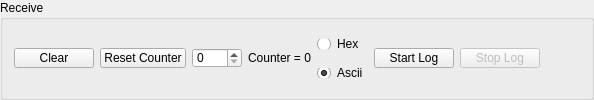
       <widget class="QGroupBox" name="gbReceive">
        <property name="title">
         <string>Receive</string>
        </property>
        <layout class="QHBoxLayout" name="horizontalLayout_6">
         <property name="spacing">
          <number>6</number>
         </property>
         <property name="sizeConstraint">
          <enum>QLayout::SetMinimumSize</enum>
         </property>
         <property name="topMargin">
          <number>0</number>
         </property>
         <property name="bottomMargin">
          <number>0</number>
         </property>
         <item>
          <widget class="QPushButton" name="pbReceiveClear">
           <property name="maximumSize">
            <size>
             <width>16777215</width>
             <height>20</height>
            </size>
           </property>
           <property name="text">
            <string>Clear</string>
           </property>
          </widget>
         </item>
         <item>
          <widget class="QPushButton" name="pbResetCounter">
           <property name="maximumSize">
            <size>
             <width>16777215</width>
             <height>20</height>
            </size>
           </property>
           <property name="text">
            <string>Reset Counter</string>
           </property>
          </widget>
         </item>
         <item>
          <widget class="QSpinBox" name="spinBox_2">
           <property name="minimumSize">
            <size>
             <width>50</width>
             <height>0</height>
            </size>
           </property>
           <property name="maximumSize">
            <size>
             <width>16777215</width>
             <height>20</height>
            </size>
           </property>
          </widget>
         </item>
         <item>
          <widget class="QLabel" name="lCounter">
           <property name="maximumSize">
            <size>
             <width>16777215</width>
             <height>20</height>
            </size>
           </property>
           <property name="text">
            <string>Counter = 0</string>
           </property>
          </widget>
         </item>
         <item>
          <layout class="QVBoxLayout" name="verticalLayout_9">
           <property name="spacing">
            <number>2</number>
           </property>
           <property name="topMargin">
            <number>2</number>
           </property>
           <property name="bottomMargin">
            <number>2</number>
           </property>
           <item>
            <widget class="QRadioButton" name="rbHex">
             <property name="maximumSize">
              <size>
               <width>16777215</width>
               <height>10</height>
              </size>
             </property>
             <property name="text">
              <string>Hex</string>
             </property>
             <attribute name="buttonGroup">
              <string notr="true">bgHexAscii</string>
             </attribute>
            </widget>
           </item>
           <item>
            <widget class="QRadioButton" name="rbAscii">
             <property name="maximumSize">
              <size>
               <width>16777215</width>
               <height>10</height>
              </size>
             </property>
             <property name="text">
              <string>Ascii</string>
             </property>
             <property name="checked">
              <bool>true</bool>
             </property>
             <attribute name="buttonGroup">
              <string notr="true">bgHexAscii</string>
             </attribute>
            </widget>
           </item>
          </layout>
         </item>
         <item>
          <widget class="QPushButton" name="pbStartLog">
           <property name="maximumSize">
            <size>
             <width>16777215</width>
             <height>20</height>
            </size>
           </property>
           <property name="text">
            <string>Start Log</string>
           </property>
          </widget>
         </item>
         <item>
          <widget class="QPushButton" name="pbStopLog">
           <property name="enabled">
            <bool>false</bool>
           </property>
           <property name="maximumSize">
            <size>
             <width>16777215</width>
             <height>20</height>
            </size>
           </property>
           <property name="font">
            <font>
             <pointsize>9</pointsize>
            </font>
           </property>
           <property name="styleSheet">
            <string notr="true"/>
           </property>
           <property name="text">
            <string>Stop Log</string>
           </property>
          </widget>
         </item>
         <item>
          <spacer name="horizontalSpacer_5">
           <property name="orientation">
            <enum>Qt::Horizontal</enum>
           </property>
           <property name="sizeHint" stdset="0">
            <size>
             <width>40</width>
             <height>20</height>
            </size>
           </property>
          </spacer>
         </item>
        </layout>
       </widget>
